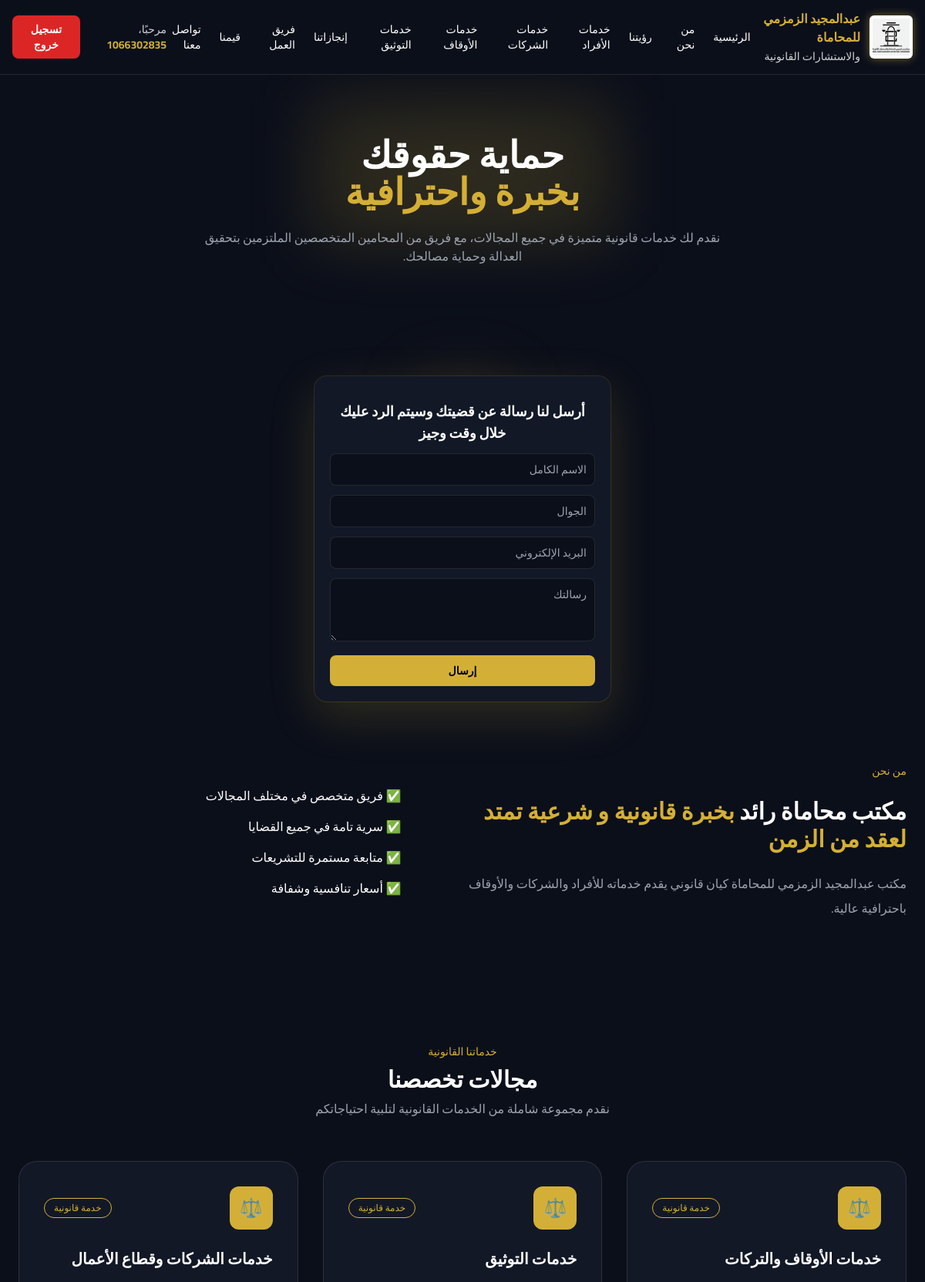
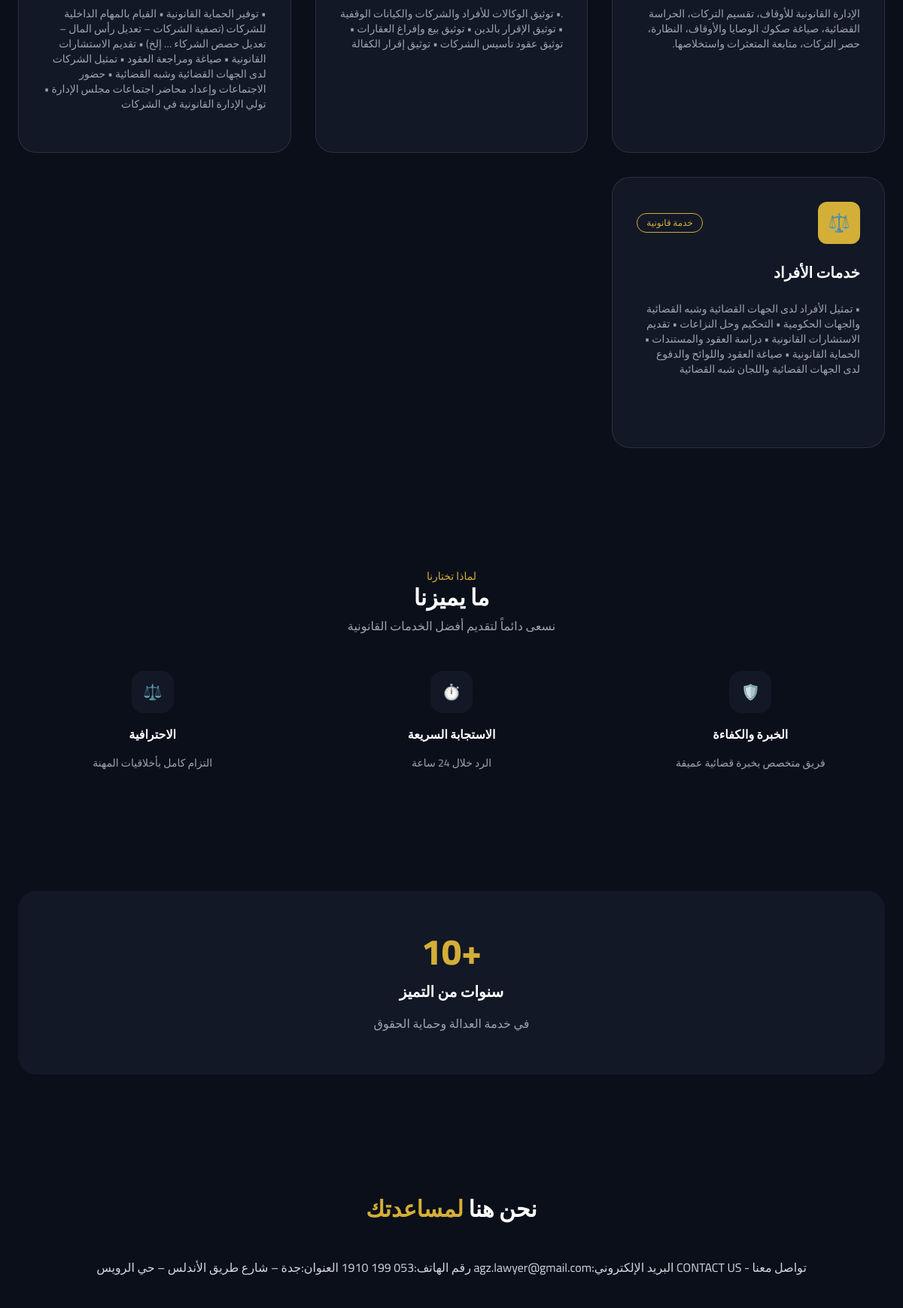
Screenshot of / (signed in, upper part) with the database file from the repository (2 pictures, top to bottom).
### accounts/models.py (models this page shows, shortened)
class User(AbstractUser):
    email = models.EmailField(
        unique=True,
        verbose_name="البريد الإلكتروني"
    )
    phone_number = models.CharField(
        max_length=20,
        unique=True,
        blank=True,
        null=True,
        verbose_name="رقم الجوال"
    )
    is_lawyer = models.BooleanField(
        default=False,
        verbose_name="محامي"
    )
    is_client = models.BooleanField(
        default=False,
        verbose_name="عميل"
    )
    ACCOUNT_STATUS = [
        ("active", "مفعل"),
        ("pending_agreement", "معلّق بانتظار الاتفاقية"),
        ("payment_pending", "بانتظار الدفع"),
    ]
    account_status = models.CharField(
        max_length=30,
        choices=ACCOUNT_STATUS,
        default="active",
        verbose_name="حالة الحساب"
    )
    created_at = models.DateTimeField(
        auto_now_add=True,
        verbose_name="تاريخ الإنشاء"
    )
    updated_at = models.DateTimeField(
        auto_now=True,
        verbose_name="آخر تحديث"
    )
    class Meta:
        verbose_name = "مستخدم"
        verbose_name_plural = "المستخدمون"

### legal/models.py (models this page shows, shortened)
class LegalService(models.Model):
    SERVICE_TYPES = [
        ("case", "قضية"),
        ("service", "خدمة قانونية"),
    ]
    title = models.CharField(
        max_length=200,
        verbose_name="العنوان"
    )
    description = models.TextField(
        verbose_name="الوصف"
    )
    icon = models.CharField(
        max_length=20,
        verbose_name="الأيقونة",
        help_text="مثال: ⚖️ 🏢 👨‍👩‍👧",
        blank=True
    )
    image = models.ImageField(
        upload_to="legal_services/",
        verbose_name="صورة الكرت",
        blank=True,
        null=True
    )
    service_type = models.CharField(
        max_length=20,
        choices=SERVICE_TYPES,
        verbose_name="التصنيف"
    )
    is_active = models.BooleanField(
        default=True,
        verbose_name="مفعل"
    )
    order = models.PositiveIntegerField(
        default=0,
        verbose_name="الترتيب"
    )
    class Meta:
        ordering = ["order"]
        verbose_name = "خدمة قانونية / قضية"
        verbose_name_plural = "الخدمات والقضايا"

### legal/views.py (the view)
# urls.py: path("", home, name="home"),
def home(request):
    services = LegalService.objects.filter(
        is_active=True
    ).order_by("order")
    return render(
        request,
        "index.html",
        {
            "services": services
        }
    )

### templates/index.html (shortened to what this page needs)
<!DOCTYPE html>
<html lang="ar" dir="rtl">
<head>
  <script src="https://cdn.tailwindcss.com"></script>
</head>
<body class="bg-dark text-white font-cairo">
{% include "header.html" %}
<section class="px-9 sm:px-6 hero-desktop text-center pt-16 sm:pt-20 lg:pt-24">
  <div class="container-desktop space-y-4 sm:space-y-6">
    <h1 class="text-2xl sm:text-4xl lg:text-5xl font-extrabold leading-tight title-glow">
      حماية حقوقك <br>
      <span class="text-gold">بخبرة واحترافية</span>
    </h1>
    <p class="text-sm sm:text-base text-gray-400 leading-relaxed max-w-2xl mx-auto">
      نقدم لك خدمات قانونية متميزة في جميع المجالات، مع فريق من
      المحامين المتخصصين الملتزمين بتحقيق العدالة وحماية مصالحك.
    </p>
  </div>
</section>
<form id="contactForm"
      class="mt-6 bg-card rounded-2xl p-4 sm:p-5 space-y-3 max-w-sm mx-auto
             shadow-[0_0_0_1px_rgba(212,175,55,0.15),0_20px_60px_rgba(212,175,55,0.18)]
             relative">
  <h3 class="text-base sm:text-lg font-bold text-center leading-relaxed">
    أرسل لنا رسالة عن قضيتك وسيتم الرد عليك خلال وقت وجيز
  </h3>
  <input id="contactName" type="text" placeholder="الاسم الكامل"
         class="w-full p-2 sm:p-2.5 rounded-lg bg-dark border border-white/10 text-sm">
  <input id="contactPhone" type="text" placeholder="الجوال"
         class="w-full p-2 sm:p-2.5 rounded-lg bg-dark border border-white/10 text-sm">
  <input id="contactEmail" type="email" placeholder="البريد الإلكتروني"
         class="w-full p-2 sm:p-2.5 rounded-lg bg-dark border border-white/10 text-sm">
  <textarea id="contactMessage" rows="3" placeholder="رسالتك"
            class="w-full p-2 sm:p-2.5 rounded-lg bg-dark border border-white/10 text-sm"></textarea>
  <button type="submit"
          class="w-full bg-gold text-black font-bold py-2.5 rounded-lg text-sm">
    إرسال
  </button>
</form>
<section class="px-4 sm:px-6 py-16 sm:py-20">
  <div class="container-desktop about-desktop">
    <div class="space-y-4 sm:space-y-6">
      <h2 class="text-gold text-xs sm:text-sm cursor-pointer hover:underline"
          onclick="openInfo('about')">من نحن</h2>
      <h3 class="text-xl sm:text-3xl font-bold cursor-pointer hover:text-gold"
          onclick="openInfo('about')">
        مكتب محاماة رائد <span class="text-gold">بخبرة قانونية و شرعية تمتد لعقد من الزمن</span>
      </h3>
      <p class="text-sm sm:text-base text-gray-400 leading-relaxed sm:leading-loose">
        مكتب عبدالمجيد الزمزمي للمحاماة كيان قانوني يقدم خدماته للأفراد والشركات والأوقاف باحترافية عالية.
      </p>
    </div>
    <ul class="space-y-3 sm:space-y-4 text-sm sm:text-base">
      <li class="flex items-center gap-3">✅ فريق متخصص في مختلف المجالات</li>
      <li class="flex items-center gap-3">✅ سرية تامة في جميع القضايا</li>
      <li class="flex items-center gap-3">✅ متابعة مستمرة للتشريعات</li>
      <li class="flex items-center gap-3">✅ أسعار تنافسية وشفافة</li>
    </ul>
  </div>
</section>
<section class="px-4 sm:px-6 py-16 sm:py-20">
  <div class="container-desktop space-y-10 sm:space-y-14">
    <div class="text-center space-y-2">
      <p class="text-gold text-xs sm:text-sm cursor-pointer hover:underline"
         onclick="openInfo('services')">خدماتنا القانونية</p>
      <h2 class="text-xl sm:text-3xl font-bold cursor-pointer hover:text-gold"
          onclick="openInfo('services')">مجالات تخصصنا</h2>
      <p class="text-sm sm:text-base text-gray-400">
        نقدم مجموعة شاملة من الخدمات القانونية لتلبية احتياجاتكم
      </p>
    </div>
    <div class="services-grid flex flex-col space-y-4 sm:space-y-6 lg:space-y-0">
      {% for service in services %}
      <div class="bg-card rounded-2xl sm:rounded-3xl p-5 sm:p-8 space-y-4 sm:space-y-6 border border-white/10 hover:border-gold transition hover:-translate-y-1 hover:shadow-[0_20px_40px_rgba(212,175,55,0.12)]">
        <div class="flex items-center justify-between">
          <div class="bg-gold text-black w-10 h-10 sm:w-14 sm:h-14 rounded-xl flex items-center justify-center text-lg sm:text-2xl">
            {{ service.icon|default:"⚖️" }}
          </div>
          <span class="text-[10px] sm:text-xs px-2 sm:px-3 py-1 rounded-full border border-gold text-gold">
            {{ service.get_service_type_display }}
          </span>
        </div>
        <h3 class="text-base sm:text-xl font-bold">
          {{ service.title }}
        </h3>
        <p class="text-xs sm:text-sm text-gray-400 leading-relaxed break-words">
          {{ service.description }}
        </p>
      </div>
      {% empty %}
      <div class="bg-card rounded-3xl p-8 text-center text-gray-400 border border-white/10">
        لا توجد خدمات مضافة حالياً
      </div>
      {% endfor %}
    </div>
  </div>
</section>
<section class="px-4 sm:px-6 py-16 sm:py-20 text-center">
  <div class="container-desktop space-y-12">
    <div>
      <p class="text-gold text-xs sm:text-sm cursor-pointer hover:underline"
         onclick="openInfo('why')">لماذا تختارنا</p>
      <h2 class="text-xl sm:text-3xl font-bold cursor-pointer hover:text-gold"
          onclick="openInfo('why')">ما يميزنا</h2>
      <p class="text-sm sm:text-base text-gray-400 mt-2">
        نسعى دائماً لتقديم أفضل الخدمات القانونية
      </p>
    </div>
    <div class="why-grid">
      <div class="space-y-4">
        <div class="mx-auto bg-card w-14 h-14 rounded-2xl flex items-center justify-center text-gold text-xl">🛡️</div>
        <h3 class="font-bold">الخبرة والكفاءة</h3>
        <p class="text-sm text-gray-400">
          فريق متخصص بخبرة قضائية عميقة
        </p>
      </div>
      <div class="space-y-4">
        <div class="mx-auto bg-card w-14 h-14 rounded-2xl flex items-center justify-center text-gold text-xl">⏱️</div>
        <h3 class="font-bold">الاستجابة السريعة</h3>
        <p class="text-sm text-gray-400">الرد خلال 24 ساعة</p>
      </div>
      <div class="space-y-4">
        <div class="mx-auto bg-card w-14 h-14 rounded-2xl flex items-center justify-center text-gold text-xl">⚖️</div>
        <h3 class="font-bold">الاحترافية</h3>
        <p class="text-sm text-gray-400">التزام كامل بأخلاقيات المهنة</p>
      </div>
    </div>
  </div>
</section>
<section class="px-4 sm:px-6 py-16 sm:py-20">
  <div class="container-desktop">
    <div class="bg-card rounded-3xl p-10 sm:p-14 text-center space-y-4">
      <div class="text-gold text-4xl sm:text-5xl font-extrabold">+10</div>
      <h3 class="text-lg sm:text-xl font-bold">سنوات من التميز</h3>
      <p class="text-sm sm:text-base text-gray-400">في خدمة العدالة وحماية الحقوق</p>
    </div>
  </div>
</section>
<section class="px-4 sm:px-6 py-16 sm:py-20">
  <div class="container-desktop space-y-12">
    <h2 class="text-xl sm:text-3xl font-bold text-center">
      نحن هنا <span class="text-gold">لمساعدتك</span>
    </h2>
    <div class="text-center text-sm sm:text-base text-gray-300 space-y-2">
تواصل معنا - CONTACT US
البريد الإلكتروني:agz.lawyer@gmail.com
رقم الهاتف:053 199 1910
العنوان:جدة – شارع طريق الأندلس – حي الرويس
    </div>
</section>
{% include "footer.html" %}
</body>
</html>

### templates/header.html (shortened to what this page needs)
<header class="bg-dark border-b border-white/10 fixed top-0 w-full z-50">
  <div class="container-desktop mx-auto px-4 py-3 flex items-center justify-between">
    <div class="flex items-center gap-3">
      <img
        src="/media/legal_services/logo.png"
        alt="شعار مكتب عبدالمجيد الزمزمي"
        class="
          w-12 h-12 sm:w-14 sm:h-14
          object-cover object-top
          bg-white rounded-md p-1
          drop-shadow-[0_0_6px_rgba(212,175,55,0.5)]
        "
      />
      <span class="text-gold font-bold text-sm sm:text-base leading-tight">
        عبدالمجيد الزمزمي للمحاماة<br class="hidden sm:block">
        <span class="text-xs sm:text-sm font-normal text-white/80">
          والاستشارات القانونية
        </span>
      </span>
    </div>
    <nav class="hidden md:flex items-center gap-6 text-sm">
      <a href="/" class="hover:text-gold">الرئيسية</a>
      <a href="#services" class="hover:text-gold">من نحن</a>
      <a href="#about" class="hover:text-gold">رؤيتنا</a>
      <a href="#contact" class="hover:text-gold">خدمات الأفراد</a>
      <a href="#contact" class="hover:text-gold">خدمات الشركات</a>
      <a href="#contact" class="hover:text-gold">خدمات الأوقاف</a>
      <a href="#contact" class="hover:text-gold">خدمات التوثيق</a>
      <a href="#contact" class="hover:text-gold">إنجازاتنا</a>
      <a href="#contact" class="hover:text-gold">فريق العمل</a>
      <a href="#contact" class="hover:text-gold">قيمنا</a>
      <a href="#contact" class="hover:text-gold">تواصل معنا</a>
    </nav>
    <div class="hidden md:flex items-center gap-4 text-sm">
      {% if request.user.is_authenticated %}
        <span class="text-white/80">
          مرحبًا، <strong class="text-gold">{{ request.user.username }}</strong>
        </span>
        <form method="post" action="/accounts/logout/">
          <button
            type="submit"
            class="bg-red-600 hover:bg-red-700 text-white px-4 py-2 rounded-lg font-bold transition"
          >
            تسجيل خروج
          </button>
        </form>
      {% endif %}
    </div>
  </div>
</header>
<div class="h-[80px]"></div>

### templates/index.html (style rules this page uses)
@media (min-width: 1024px) { .container-desktop { max-width: 1800px; margin-inline: auto; } }
@media (min-width: 1024px) { .hero-desktop { padding-top: 120px; padding-bottom: 120px; } }
@media (min-width: 1024px) { .about-desktop { display: grid; grid-template-columns: 1.2fr 1fr; gap: 60px; align-items: center; } }
@media (min-width: 1024px) { .services-grid { display: grid !important; grid-template-columns: repeat(3, 1fr); gap: 32px; } }
@media (min-width: 1024px) { .services-grid > div { min-height: 360px; } }
@media (min-width: 1024px) { .why-grid { display: grid; grid-template-columns: repeat(3, 1fr); gap: 40px; } }
.title-glow { position: relative; display: inline-block; }
.title-glow::before { content: ""; position: absolute; inset: -45px; background: radial-gradient( circle, rgba(212,175,55,0.18) 2%, rgba(239, 184, 3, 0.08) 200%, transparent 70% ); filter: blur(40px); z-index: -1; }

### rows the page displays
User: user.username "1066302835"
LegalService: icon "⚖️", service_type "خدمة قانونية", title "خدمات الأوقاف والتركات", description "الإدارة القانونية للأوقاف، تقسيم التركات، الحراسة القضائية، صياغة صكوك الوصايا والأوقاف، النظارة، حصر التركات، متابعة المتعثرات واستخلاصها."
LegalService: icon "⚖️", service_type "خدمة قانونية", title "خدمات التوثيق", description ".• توثيق الوكالات للأفراد والشركات والكيانات الوقفية • توثيق الإقرار بالدين • توثيق بيع وإفراغ العقارات • توثيق عقود تأسيس الشركات • توثيق إقرار الكفالة"
LegalService: icon "⚖️", service_type "خدمة قانونية", title "خدمات الشركات وقطاع الأعمال", description "• توفير الحماية القانونية • القيام بالمهام الداخلية للشركات (تصفية الشركات – تعديل رأس المال – تعديل حصص الشركاء … إلخ) • تقديم الاستشارات القانونية • صياغة ومراجعة العقود • تمثيل الشركات لدى الجهات القضائية وشبه القضائية • حضور الاجتماعات وإعداد محاضر اجتماعات مجلس الإدارة • تولي الإدارة القانونية في الشركات"
LegalService: icon "⚖️", service_type "خدمة قانونية", title "خدمات الأفراد", description "• تمثيل الأفراد لدى الجهات القضائية وشبه القضائية والجهات الحكومية • التحكيم وحل النزاعات • تقديم الاستشارات القانونية • دراسة العقود والمستندات • الحماية القانونية • صياغة العقود واللوائح والدفوع لدى الجهات القضائية واللجان شبه القضائية"
